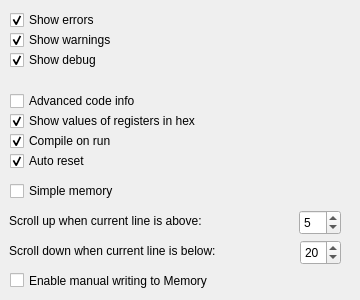
    <widget class="QWidget" name="tabSettings">
     <attribute name="title">
      <string>Settings</string>
     </attribute>
     <widget class="QCheckBox" name="checkBoxError">
      <property name="geometry">
       <rect>
        <x>10</x>
        <y>10</y>
        <width>158</width>
        <height>20</height>
       </rect>
      </property>
      <property name="text">
       <string>Show errors</string>
      </property>
      <property name="checked">
       <bool>true</bool>
      </property>
      <property name="tristate">
       <bool>false</bool>
      </property>
     </widget>
     <widget class="QCheckBox" name="checkBoxWarn">
      <property name="geometry">
       <rect>
        <x>10</x>
        <y>30</y>
        <width>158</width>
        <height>20</height>
       </rect>
      </property>
      <property name="text">
       <string>Show warnings</string>
      </property>
      <property name="checked">
       <bool>true</bool>
      </property>
     </widget>
     <widget class="QCheckBox" name="checkBoxDebug">
      <property name="geometry">
       <rect>
        <x>10</x>
        <y>50</y>
        <width>158</width>
        <height>20</height>
       </rect>
      </property>
      <property name="text">
       <string>Show debug</string>
      </property>
      <property name="checked">
       <bool>true</bool>
      </property>
     </widget>
     <widget class="QCheckBox" name="checkBoxAdvancedInfo">
      <property name="geometry">
       <rect>
        <x>10</x>
        <y>90</y>
        <width>241</width>
        <height>22</height>
       </rect>
      </property>
      <property name="text">
       <string>Advanced code info</string>
      </property>
     </widget>
     <widget class="QCheckBox" name="checkBoxHexRegs">
      <property name="geometry">
       <rect>
        <x>10</x>
        <y>110</y>
        <width>241</width>
        <height>22</height>
       </rect>
      </property>
      <property name="text">
       <string>Show values of registers in hex</string>
      </property>
      <property name="checked">
       <bool>true</bool>
      </property>
     </widget>
     <widget class="QCheckBox" name="checkBoxCompileOnRun">
      <property name="geometry">
       <rect>
        <x>10</x>
        <y>130</y>
        <width>241</width>
        <height>22</height>
       </rect>
      </property>
      <property name="text">
       <string>Compile on run</string>
      </property>
      <property name="checked">
       <bool>true</bool>
      </property>
     </widget>
     <widget class="QSpinBox" name="spinBoxLow">
      <property name="geometry">
       <rect>
        <x>299</x>
        <y>210</y>
        <width>42</width>
        <height>25</height>
       </rect>
      </property>
      <property name="minimum">
       <number>1</number>
      </property>
      <property name="maximum">
       <number>34</number>
      </property>
      <property name="value">
       <number>5</number>
      </property>
     </widget>
     <widget class="QSpinBox" name="spinBoxUp">
      <property name="geometry">
       <rect>
        <x>300</x>
        <y>240</y>
        <width>41</width>
        <height>25</height>
       </rect>
      </property>
      <property name="minimum">
       <number>2</number>
      </property>
      <property name="maximum">
       <number>35</number>
      </property>
      <property name="value">
       <number>20</number>
      </property>
     </widget>
     <widget class="QLabel" name="label">
      <property name="geometry">
       <rect>
        <x>9</x>
        <y>210</y>
        <width>281</width>
        <height>21</height>
       </rect>
      </property>
      <property name="text">
       <string>Scroll up when current line is above:</string>
      </property>
     </widget>
     <widget class="QLabel" name="label_2">
      <property name="geometry">
       <rect>
        <x>9</x>
        <y>240</y>
        <width>281</width>
        <height>21</height>
       </rect>
      </property>
      <property name="text">
       <string>Scroll down when current line is below:</string>
      </property>
     </widget>
     <widget class="QCheckBox" name="checkBoxWriteMemory">
      <property name="geometry">
       <rect>
        <x>10</x>
        <y>270</y>
        <width>341</width>
        <height>21</height>
       </rect>
      </property>
      <property name="text">
       <string>Enable manual writing to Memory</string>
      </property>
     </widget>
     <widget class="QCheckBox" name="checkBoxAutoReset">
      <property name="geometry">
       <rect>
        <x>10</x>
        <y>150</y>
        <width>241</width>
        <height>22</height>
       </rect>
      </property>
      <property name="text">
       <string>Auto reset</string>
      </property>
      <property name="checked">
       <bool>true</bool>
      </property>
     </widget>
     <widget class="QCheckBox" name="checkBoxSimpleMemory">
      <property name="geometry">
       <rect>
        <x>10</x>
        <y>180</y>
        <width>241</width>
        <height>22</height>
       </rect>
      </property>
      <property name="text">
       <string>Simple memory</string>
      </property>
      <property name="checked">
       <bool>false</bool>
      </property>
     </widget>
    </widget>
